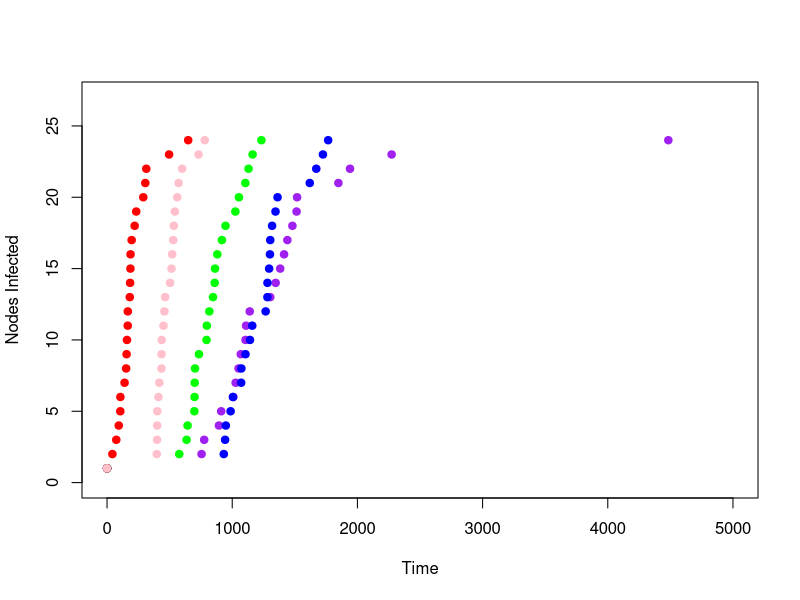
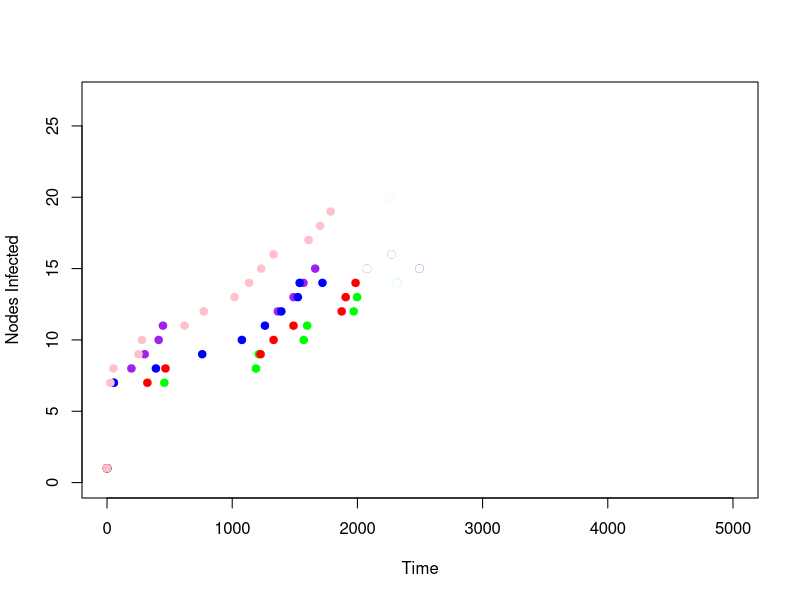
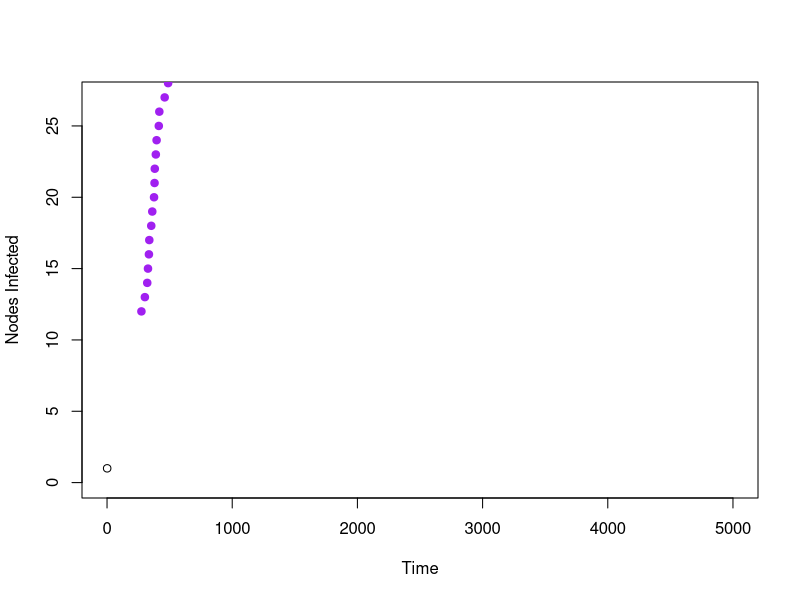

Reproduce these figures in R, in order.
## ---- chunk 1
knitr::opts_chunk$set(echo = TRUE)
library('maps'); 
library('geosphere'); 
library(igraph);
## ---- chunk 2
CTMC <- function(G, lambda) # Simulate Continuous Time Markov Chain 
{
  # Input: G (in current state), contagiousness lambda
  # Output: G (state after event), DeltaT: time interval until event
  qi <- rep(0.0, vcount(G));
  qii = 0;
  alive <- FALSE
  for (j in 1:vcount(G))
  {
    if (V(G)$state[j] == 0)
    {
      # count incoming flights from infected neighbors;
      v=0;
      for (nb in neighbors(G,V(G)[j],mode=c("in")) ) 
        if (V(G)$state[nb] ==1 ) v <- v+1;
      qi[j] <- lambda * v; # compute rate q_ij
      if (qi[j] > 0) alive <- TRUE;  # Process is still alive
    }
  }
  qii = sum(qi)  # Rate of leaving the current state i
  
  if (alive)
  {
    # Compute exponential distribution, rate qii
    DeltaT <- rexp(1,qii) 
    # Update graph, select event proportional to rate
    sumprob = 0;
    u <- runif(1);
    for (j in 1:vcount(G))
    {
      previous_sumprob = sumprob;
      if (V(G)$state[j] == 0 && qi[j] != 0)
      {sumprob = sumprob + qi[j]/qii;}
      if (previous_sumprob < u && u <= sumprob) 
        V(G)$state[j]=1;}   # vertex j gets infected
  }
  else
    DeltaT <- Inf; # Infinity; Signals that absorbing state is reached
  
  return(list(first=G, second=DeltaT))
}
## ---- chunk 3
# Load the data (adapt the pathnames)
setwd("./data") # Adapt this to your directory path
airports <- read.csv("Dataset3-Airlines-NODES.csv", header=TRUE) 
flights <- read.csv("Dataset3-Airlines-EDGES.csv", header=TRUE, 
                    as.is=TRUE)
# Select only the big airports
tab <- table(flights$Source)
big.id <- names(tab)[tab>10]
airports <- airports[airports$ID %in% big.id,]
flights  <- flights[flights$Source %in% big.id & 
                      flights$Target %in% big.id, ]
# Plot map of the USA
# In some cases this needs to be added, here: dev.off();   
# map("state", col="grey50", fill=TRUE, bg="blue", lwd=0.1)
# Plot orange edges, eavier edges will be lighter in color.
# col.1 <- adjustcolor("orange red", alpha=0.4)
# col.2 <- adjustcolor("orange", alpha=0.4)
# edge.pal <- colorRampPalette(c(col.1, col.2), alpha = TRUE)
# edge.col <- edge.pal(100)
edgelist = c();
for(i in 1:nrow(flights))  {   # Plot edges
  node1 <- airports[airports$ID == flights[i,]$Source,]
  node2 <- airports[airports$ID == flights[i,]$Target,]
  # arc <- gcIntermediate( 
  #   c(node1[1,]$longitude, 
  #     node1[1,]$latitude), 
  #   c(node2[1,]$longitude, 
  #     node2[1,]$latitude), 
  #   n=1000, addStartEnd=TRUE )
  edge.ind <- round(100*flights[i,]$Freq / max(flights$Freq))
  # lines(arc, col=edge.col[edge.ind], lwd=edge.ind/30)
}  
# ... now start simulation 
colors <- c('purple', 'blue', 'green', 'red', 'pink')
plot(1, xlab="Time", ylab="Nodes Infected", xlim=c(0,5000), ylim=c(0,nrow(airports)))
for (r in 1:5) {
  set.seed(r)
  # initialize edges
  for(i in 1:nrow(flights)) {   
    i1 <- which(airports$ID == flights[i,]$Source)
    i2 <- which(airports$ID == flights[i,]$Target)
    edgelist <- c(edgelist, i1); edgelist <- c(edgelist, i2);}
  G <- graph(edgelist);
  
  # start the simulator from initial state (1st node infected)
  Time = 0; 
  V(G)$state <- 
    c(1,0,0, 0,0,0, 0,0,0,
      0,0,0, 0,0,0, 0,0,0,
      0,0,0, 0,0,0, 0,0,0)
  DeltaT = 0
  points(x=0, y=1, pch=19, col=colors[r])
  while (Time < 20000 & DeltaT != Inf) {
    L <-CTMC(G,0.001); # simulate next event, lambda=0.001
    DeltaT <- L$second; 
    G <- L$first;
    if (DeltaT != Inf)
    {
      Time = Time + DeltaT;
      InfectedNodes <- sum(V(G)$state)
      points(x=Time, y=InfectedNodes, pch=19, col=colors[r])
    } 
  };
  cat('Total Time:', Time, '\n')
}
## ---- chunk 4
CTMC_SIS <- function(G, lambda) # Continuous Time Markov Chain
{
  # Input: G (in current state), contagiousness lambda
  # Output: G (state after event), DeltaT: holding time
  qi <- rep(0.0, vcount(G));
  qii = 0;
  recov <- rep(0.0, vcount(G));
  alive <- FALSE
  for (j in 1:vcount(G))
  {
    if (V(G)$state[j] == 0)
    {
      # count incoming edges from infected neighbors;
      v=0;
      for (nb in neighbors(G,V(G)[j],mode=c("in")) )
        if (V(G)$state[nb] ==1 ) v <- v+1;
        qi[j] <- lambda * v; # compute rate q_ij
        if (qi[j] > 0) alive <- TRUE;# Process is still alive
    }
    else 
    {
      recov[j] = 50.0 * lambda / airports$Visits[j];
      
      
      if (recov[j] > 0) alive <- TRUE;# Process is still alive
    }
    #    else if (V(G)$state[j] == 1)
    # {
    #     qi[j] <- 50.0*lambda/airports$Visits[j]; # rate q_ij
    #     if (qi[j] > 0) alive <- TRUE;# Process is still alive
    # }
  }
  qii = sum(qi)+sum(recov);# Rate of leaving the current state i
  recov_sum = sum(recov);
  if (alive)
  {
    # Compute exponential distribution, rate qii
    DeltaT <- rexp(1,qii)
    # Update graph, select event proportional to rate
    sumprob = 0;
    u <- runif(1);
    for (j in 1:vcount(G))
    {
      previous_sumprob = sumprob;
      if (V(G)$state[j] == 0 && qi[j] != 0)
      {sumprob = sumprob + qi[j]/qii;}
      # else if (V(G)$state[j] == 1)
      # {
      #   sumprob = sumprob + recov[j]/qii;
      # }
      if (previous_sumprob < u && u <= sumprob)
        {if (V(G)$state[j] == 0)
          {V(G)$state[j]=1;}
        else
          {V(G)$state[j]=0;}
        }
    }
  }
  
    if (alive)
  {
    # Compute exponential distribution, rate recov_sum
    DeltaT <- rexp(1,recov_sum)
    # Update graph, select event proportional to rate
    sumprob = 0;
    u <- runif(1);
    for (j in 1:vcount(G))
    {
      previous_sumprob = sumprob;
      if (V(G)$state[j] == 1)
      {
        sumprob = sumprob + recov[j]/recov_sum;
      }
      if (previous_sumprob > u && u >= sumprob)
        # {if (V(G)$state[j] == 0)
        #   {V(G)$state[j]=1;}
        # else
          {V(G)$state[j]=0;}
        }
    }
  
  else
    DeltaT <- Inf; # Infinity; Absorbing state is reached
  return(list(first=G, second=DeltaT))
}

# ... now start simulation 
colors <- c('purple', 'blue', 'green', 'red', 'pink')
plot(1, xlab="Time", ylab="Nodes Infected", xlim=c(0,5000), ylim=c(0,nrow(airports)))
for (r in 1:5) {
  set.seed(r)
  # initialize edges
  for(i in 1:nrow(flights)) {   
    i1 <- which(airports$ID == flights[i,]$Source)
    i2 <- which(airports$ID == flights[i,]$Target)
    edgelist <- c(edgelist, i1); edgelist <- c(edgelist, i2);}
  G <- graph(edgelist);
  
  # start the simulator from initial state (1st node infected)
  Time = 0; 
  V(G)$state <- c(1,1,1, 1,1,1, 0,0,0, 0,0,0, 0,0,0, 0,0,0, 0,0,0, 0,0,0, 0,0,0)
    
  DeltaT = 0
  points(x=0, y=1, pch=19, col=colors[r])
  while (Time < 2000 & DeltaT != Inf) {
    L <-CTMC_SIS(G,0.001); # simulate next event, lambda=0.001
    DeltaT <- L$second; 
    G <- L$first;
    if (DeltaT != Inf)
    {
      Time = Time + DeltaT;
      InfectedNodes <- sum(V(G)$state)
      points(x=Time, y=InfectedNodes, pch=19, col=colors[r])
      if (Time > 2000)
    {
      InfectedNodes <- sum(V(G)$state)
      points(x=Time, y=InfectedNodes, pch=19, col="white")
      } 
    }
  
  };
  cat('Total Time:', Time, '\n')
}

## ---- chunk 5
CTMC <- function(G, lambda) # Continuous Time Markov Chain
{
# Input: G (in current state), contagiousness lambda
# Output: G (state after event), DeltaT: holding time
qi <- rep(0.0, vcount(G));
qii = 0;
alive <- FALSE
for (j in 1:vcount(G))
{
if (V(G)$state[j] == 0)
{
# count incoming edges from infected neighbors;
v=0;
for (nb in neighbors(G,V(G)[j],mode=c("in")) )
if (V(G)$state[nb] ==1 ) v <- v+1;
qi[j] <- lambda * v; # compute rate q_ij
if (qi[j] > 0) alive <- TRUE;# Process is still alive
}
if (V(G)$state[j] == 2)
  {
    qi[j]=0;
    alive<-FALSE;
  }
}
qii = sum(qi)# Rate of leaving the current state i
if (alive)
{
# Compute exponential distribution, rate qii
DeltaT <- rexp(1,qii)
# Update graph, select event proportional to rate
sumprob = 0;
u <- runif(1);
for (j in 1:vcount(G))
{
previous_sumprob = sumprob;
if (V(G)$state[j] == 0 && qi[j] != 0)
{sumprob = sumprob + qi[j]/qii;}
if (previous_sumprob < u && u <= sumprob)
V(G)$state[j]=1;}# vertex j gets infected
}
else
DeltaT <- Inf; # Infinity; Absorbing state is reached
return(list(first=G, second=DeltaT))
}


# ... now start simulation 
#colors <- c('red')
col.1 <- adjustcolor("red")
short.eruptions <- with(faithful, faithful[eruptions < 3, ])
points(short.eruptions, col="red", pch=19)
plot(1, xlab="Time", ylab="Nodes Infected", xlim=c(0,5000), ylim=c(0,nrow(airports)))
  # initialize edges
  for(i in 1:nrow(flights)) {   
    i1 <- which(airports$ID == flights[i,]$Source)
    i2 <- which(airports$ID == flights[i,]$Target)
    edgelist <- c(edgelist, i1); edgelist <- c(edgelist, i2);}
  G <- graph(edgelist);
  
  # start the simulator from initial state (1st node infected)
  Time = 0; 
  V(G)$state <- c(1,2,2, 2,2,2, 0,0,0, 0,0,0, 0,0,0, 0,0,0, 0,0,0, 0,0,0, 0,0,0)
  DeltaT = 0
 # points(x=0, y=1, pch=19, col=colors[r])
  while (Time < 20000 & DeltaT != Inf) {
    L <-CTMC(G,0.001); # simulate next event, lambda=0.001
    DeltaT <- L$second; 
    G <- L$first;
    if (DeltaT != Inf)
    {
      Time = Time + DeltaT;
      InfectedNodes <- sum(V(G)$state)
      points(x=Time, y=InfectedNodes, pch=19, col=colors)
    } 
  };
  cat('Total Time:', Time, '\n')
